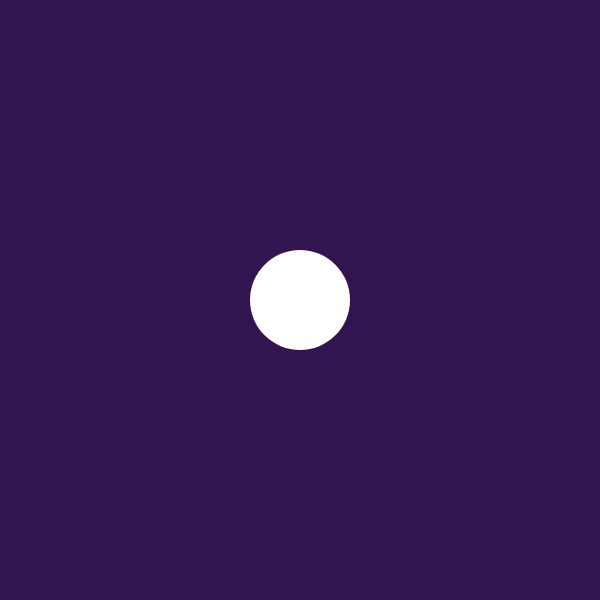
Frame 1 (no input)
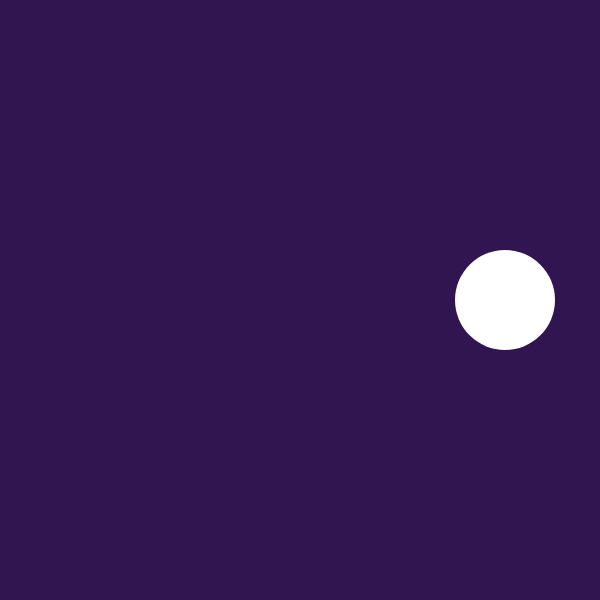
Frame 60 (no input)
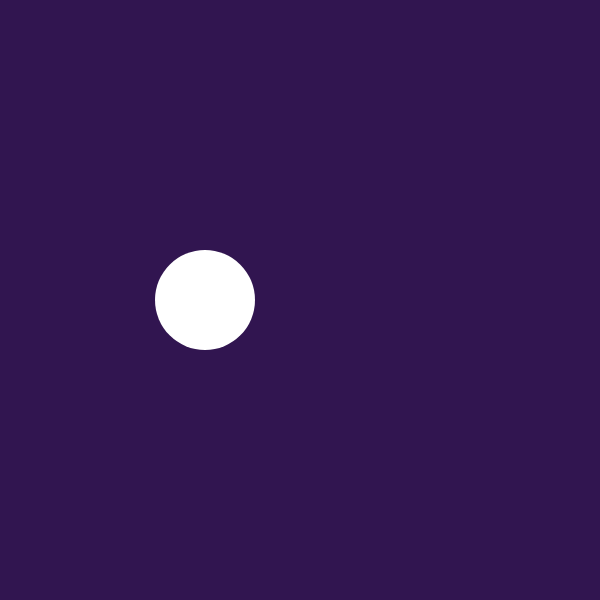
Frame 120 (the mouse pressed at the canvas centre since frame 60)

The p5.js sketch that drew these frames (run headless with seeded random() and noise() and a simulated clock; from frame 60 on, the mouse is pressed at the canvas centre):

// p5.js sketch
// ── sketch.js
let x = 300;
let y = 300;
let speedX = 5;
function setup() {
  createCanvas(600, 600);
}

function draw() {
  background(49, 21, 80);
  noStroke();
  circle(x, y, 100);
  x += speedX;
  if (x + 50 >= width) {
    speedX *= -1;
  }
}
